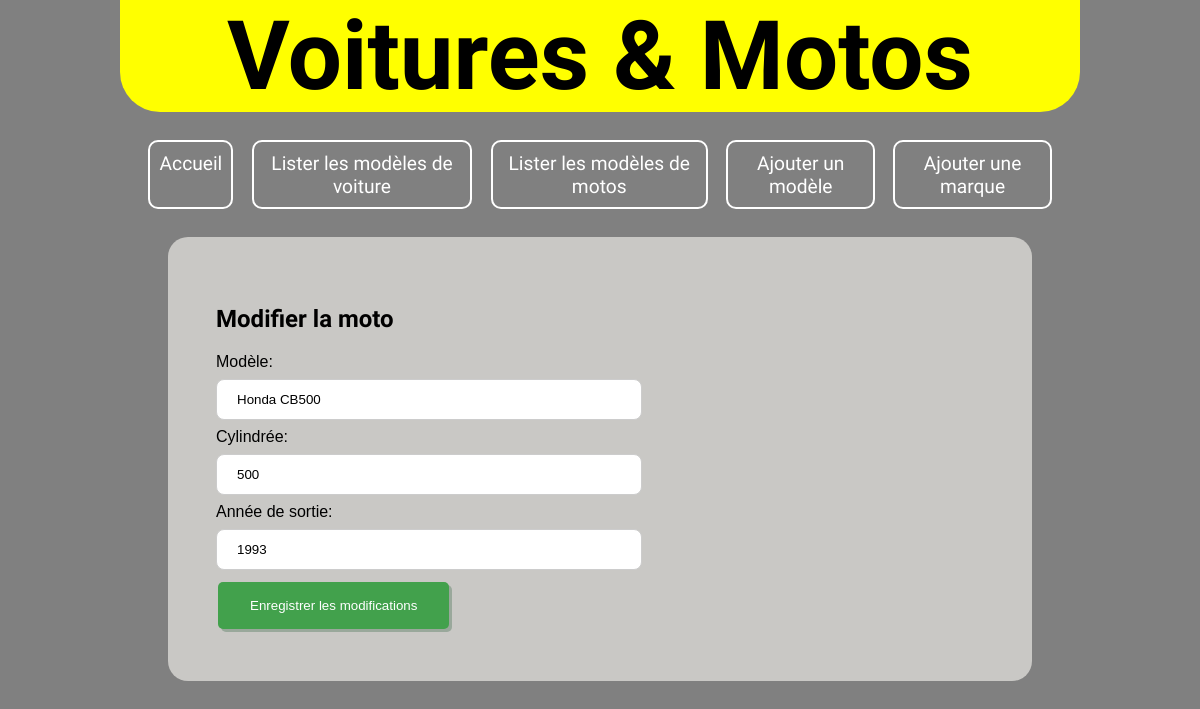
The page /cars_and_motorcycles/motorcycle_update/2/ on the database its author committed.
### cars_and_motorcycles/models.py (models this page shows, shortened)
class motorcycle(models.Model):
    name = models.CharField(max_length=100, blank=False)
    cylinder = models.IntegerField(blank=False)
    release_date = models.IntegerField(blank=True)
    def dico(self):
        return {
            "name": self.name,
            "cylinder": self.cylinder,
            "release_date": self.release_date,
        }

### cars_and_motorcycles/views.py (the view)
# urls.py: path('motorcycle_update/<int:id>/', views.motorcycle_update),
def motorcycle_update(request, id):
    motorcycle = models.motorcycle.objects.get(pk=id)
    form = motorcycleForm(motorcycle.dico())
    return render(request, "cars_and_motorcycles/motorcycle_update.html/", {"form": form, "id": id})

### cars_and_motorcycles/forms.py
class motorcycleForm(ModelForm):
    class Meta:
        model = models.motorcycle
        fields = ("name", "cylinder", "release_date")
        labels = {
            "name": _("Modèle"),
            "cylinder": _("Cylindrée"),
            "release_date": _("Année de sortie"),
        }

### cars_and_motorcycles/templates/cars_and_motorcycles/motorcycle_update.html (shortened to what this page needs)
{% extends "cars_and_motorcycles/index.html" %}
{% block content %}
<h2>Modifier la moto</h2>
<form method="post" action="/cars_and_motorcycles/t_motorcycle_update/{{id}}/">
    {{ form.as_ul }}
    <input type="submit" value="Enregistrer les modifications"\>
</form>
{% endblock %}

### cars_and_motorcycles/static/cars_and_motorcycles/styles.css (style rules this page uses)
body { margin: 0%; padding: 0%; background-color: grey; }
h2 { font-family: "Quicksand"; font-size: 1,1em }
form { font-family: "arial"; list-style-type: none; }
input[type=text], input[type=number] { width: 50%; padding: 12px 20px; margin-right: 5%; display: block; margin: 8px 0; border: 1px solid #ccc; border-radius: 8px; }
input[type=submit] { background-color: #42a14c; border: none; padding: 16px 32px; text-decoration: none; margin: 4px 2px; border-radius: 5px; color: white; cursor: pointer; box-shadow: 3px 3px #99a89b; }

### rows shown on the page
motorcycle: name "Honda CB500", cylinder "500", release_date "1993"
